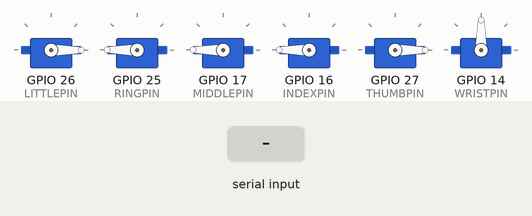
Recording of a sketch running on a simulated ESP32. Parts: 6 × servo. The inputs (shaded band) are chosen by the test bench. What the sketch prints to the serial monitor is not drawn.

Above: at 1.2 s.
1.3 s: "CLOSE_\n" received over Serial
At 2.0 s:
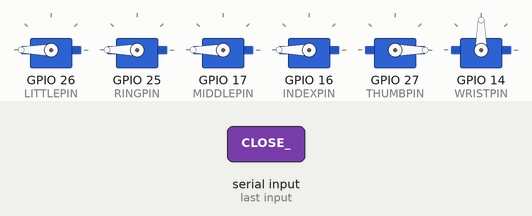
2.8 s: "OPEN_\n" received over Serial
At 3.1 s:
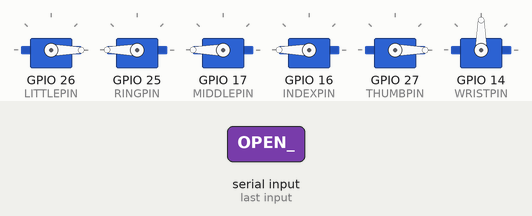
4.3 s: "CLOSE_,45\n" received over Serial
At 5.5 s:
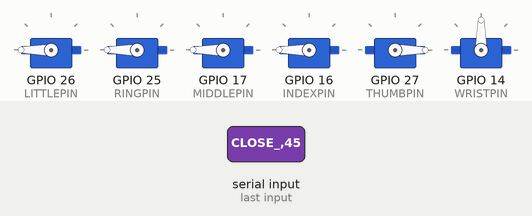
5.8 s: "OPEN_,45\n" received over Serial
At 6.6 s:
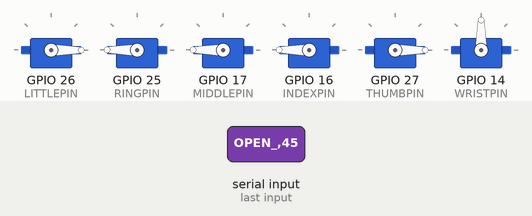
Timing chart, 0 to 8.3 s (numbered marks = the images above; inputs shaded):
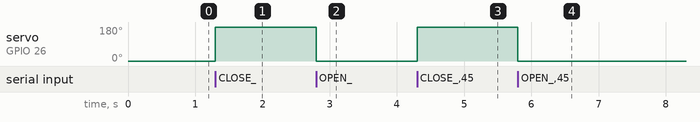

The sketch:

BITALINO-ESP32-COMUNICACION.ino
```cpp
// Incluimos la librería necesaria para controlar servos con ESP32
#include <ESP32Servo.h>

// === Asignación de pines del ESP32 a cada dedo y la muñeca ===
#define LITTLEPIN 26   // Dedo meñique
#define RINGPIN   25   // Dedo anular
#define MIDDLEPIN 17   // Dedo medio
#define INDEXPIN  16   // Dedo índice
#define THUMBPIN  27   // Pulgar
#define WRISTPIN  14   // Muñeca (opcional, si quieres controlarla)

// === Declaración de los objetos servo ===
Servo servoLittle, servoRing, servoMiddle, servoIndex, servoThumb, servoWrist;

// === Configuración inicial ===
void setup() {
  Serial.begin(9600);  // Inicia la comunicación serie con el PC (Python)

  // Asocia cada objeto servo con el pin físico correspondiente
  servoLittle.attach(LITTLEPIN);
  servoRing.attach(RINGPIN);
  servoMiddle.attach(MIDDLEPIN);
  servoIndex.attach(INDEXPIN);
  servoThumb.attach(THUMBPIN);
  servoWrist.attach(WRISTPIN);  // Aunque no se use aún, está preparado

  // Abre todos los dedos al encender la prótesis
  openAll();
}

// === Bucle principal ===
void loop() {
  // Verifica si hay datos disponibles desde el puerto serie
  if (Serial.available()) {
    // Lee la cadena recibida hasta que encuentre un salto de línea '\n'
    String comando = Serial.readStringUntil('\n');
    comando.trim();  // Elimina espacios en blanco y saltos de línea

    // Si el comando empieza por "CLOSE_", se interpreta como cerrar un dedo
    if (comando.startsWith("CLOSE_")) {
      int canal = comando.substring(6).toInt();  // Extrae el número de dedo
      closeFinger(canal);  // Llama a la función que lo cierra
      Serial.println("🦾 Cerrando dedo " + String(canal));
    }

    // Si el comando empieza por "OPEN_", se interpreta como abrir un dedo
    else if (comando.startsWith("OPEN_")) {
      int canal = comando.substring(5).toInt();  // Extrae el número de dedo
      openFinger(canal);  // Llama a la función que lo abre
      Serial.println("✋ Abriendo dedo " + String(canal));
    }
  }
}

// === Función para abrir todos los dedos al mismo tiempo ===
void openAll() {
  openFinger(0);  // Meñique
  openFinger(1);  // Anular
  openFinger(2);  // Medio
  openFinger(3);  // Índice
  openFinger(4);  // Pulgar
}

// === Función para cerrar un dedo específico según su índice ===
void closeFinger(int i) {
  switch (i) {
    case 0: servoLittle.write(180); break;  // Cierra el meñique
    case 1: servoRing.write(0); break;      // Cierra el anular
    case 2: servoMiddle.write(0); break;    // Cierra el medio
    case 3: servoIndex.write(0); break;     // Cierra el índice
    case 4: servoThumb.write(180); break;   // Cierra el pulgar
  }
}

// === Función para abrir un dedo específico según su índice ===
void openFinger(int i) {
  switch (i) {
    case 0: servoLittle.write(0); break;     // Abre el meñique
    case 1: servoRing.write(180); break;     // Abre el anular
    case 2: servoMiddle.write(180); break;   // Abre el medio
    case 3: servoIndex.write(180); break;    // Abre el índice
    case 4: servoThumb.write(0); break;      // Abre el pulgar
  }
}
```

Measured:
- after the input at 1.3 s, servo on GPIO 26 (LITTLEPIN): 0° → 180° at once
- after the input at 2.8 s, servo on GPIO 26 (LITTLEPIN): 180° → 0° at once
- after the input at 4.3 s, servo on GPIO 26 (LITTLEPIN): 0° → 180° at once
- after the input at 5.8 s, servo on GPIO 26 (LITTLEPIN): 180° → 0° at once
